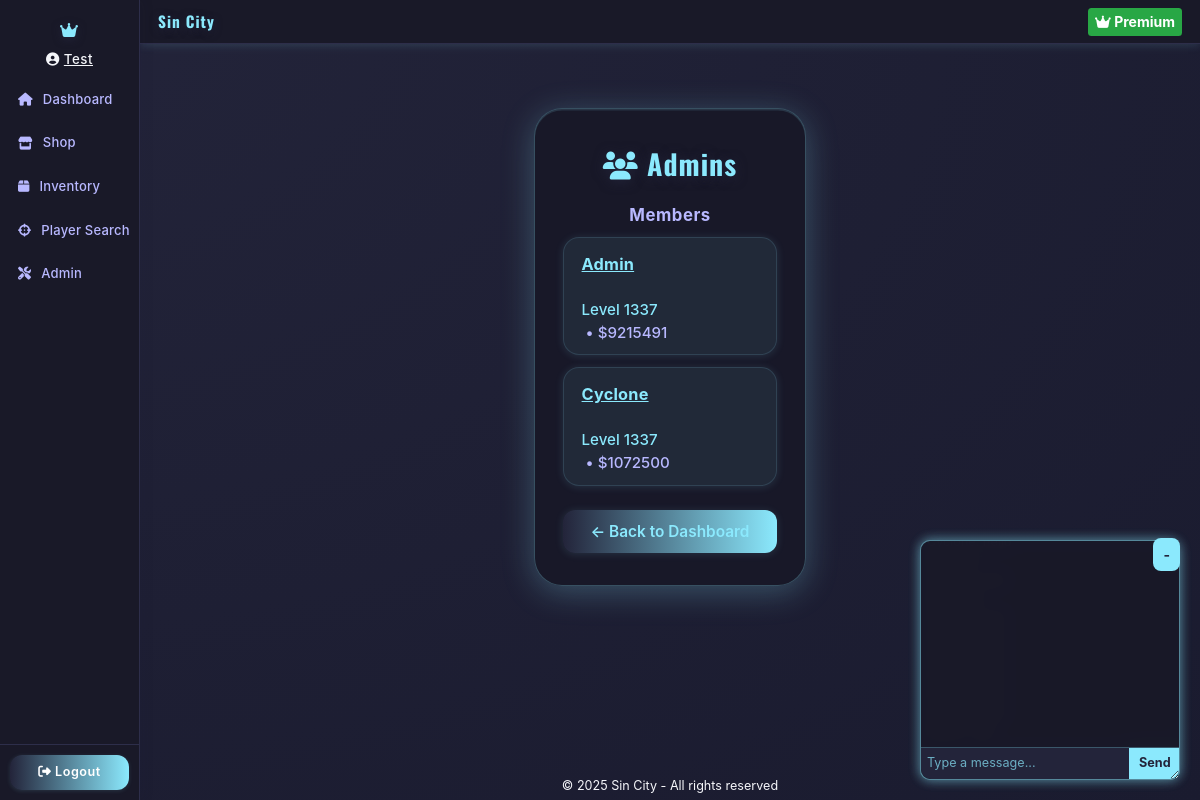
The page /crew/1 (signed in) on the database its author committed.
### app.py (models this page shows, shortened)
class Character(db.Model):
    id = db.Column(db.Integer, primary_key=True)
    master_id = db.Column(db.Integer, db.ForeignKey('master_account.id'), nullable=False)
    name = db.Column(db.String(32), nullable=False)
    health = db.Column(db.Integer, default=100)
    money = db.Column(db.Integer, default=0)
    level = db.Column(db.Integer, default=1)
    xp = db.Column(db.Integer, default=0)
    is_alive = db.Column(db.Boolean, default=True)
    user_id = db.Column(db.Integer, db.ForeignKey('user.id'), nullable=True)
    gun_id = db.Column(db.Integer, db.ForeignKey('gun.id'), nullable=True)
    gun = db.relationship('Gun', backref='characters', uselist=False)
    profile_image = db.Column(db.String(256), nullable=True)
    earn_streak = db.Column(db.Integer, default=0)
    last_earned = db.Column(db.DateTime, nullable=True)

class Crew(db.Model):
    id = db.Column(db.Integer, primary_key=True)
    name = db.Column(db.String(150), unique=True, nullable=False)
    members = db.relationship('User', backref='crew', lazy=True)

class User(db.Model, UserMixin):
    __tablename__ = 'user'
    id = db.Column(db.Integer, primary_key=True)
    username = db.Column(db.String(150), unique=True, nullable=False)
    password_hash = db.Column(db.String(150), nullable=False)
    crew_id = db.Column(db.Integer, db.ForeignKey('crew.id'), nullable=True)
    xp = db.Column(db.Integer, default=0)
    level = db.Column(db.Integer, default=1)
    money = db.Column(db.Integer, default=0)
    last_seen = db.Column(db.DateTime, default=datetime.utcnow)
    last_earned = db.Column(db.DateTime, default=None, nullable=True)
    is_admin = db.Column(db.Boolean, default=False)
    premium = db.Column(db.Boolean, default=False)
    premium_until = db.Column(db.DateTime, nullable=True)
    last_known_ip = db.Column(db.String(45))
    health = db.Column(db.Integer, default=100)
    gun_id = db.Column(db.Integer, db.ForeignKey('shop_item.id'), nullable=True)
    gun = db.relationship('ShopItem', foreign_keys=[gun_id])
    character = db.relationship('Character', backref='user', uselist=False)
    kills = db.Column(db.Integer, default=0)

### app.py (the view)
@app.route('/crew/<int:crew_id>')
@login_required
def crew_page(crew_id):
    crew = Crew.query.get_or_404(crew_id)
    members = User.query.filter_by(crew_id=crew.id).all()
    messages = CrewMessage.query.filter_by(crew_id=crew.id).order_by(CrewMessage.timestamp.desc()).limit(50).all()
    return render_template('crew_page.html', crew=crew, members=members, messages=messages)

### app.py (called while the page is built)
@app.before_request
def update_last_seen():
    if current_user.is_authenticated:
        current_user.last_seen = datetime.utcnow()
        if current_user.premium and current_user.premium_until and current_user.premium_until < datetime.utcnow():
            current_user.premium = False
            db.session.commit()
        db.session.commit()

@app.before_request
def check_character_alive():
    if current_user.is_authenticated:
        char = Character.query.filter_by(master_id=current_user.id).first()
        if not char or not char.is_alive:
            if request.endpoint not in ('create_character', 'logout', 'static'):
                return redirect(url_for('create_character'))

@login_manager.user_loader
def load_user(user_id):
    return db.session.get(User, int(user_id))

@app.context_processor
def inject_current_character():
    from flask_login import current_user
    if current_user.is_authenticated:
        character = Character.query.filter_by(master_id=current_user.id, is_alive=True).first()
        return dict(current_character=character)
    return dict(current_character=None)

### templates/crew_page.html (shortened to what this page needs)
{% extends "base.html" %}
{% block content %}
<div class="crew-container">
  <h1><i class="fas fa-users"></i> {{ crew.name }}</h1>
  <h2>Members</h2>
  <ul class="crew-members-list">
    {% for member in members %}
      <li>
        <strong>
          <a href="{{ url_for('profile', username=member.username) }}" style="color:#8be9fd; text-decoration:underline;">
            {{ member.username }}
          </a>
        </strong><br>
        <span style="color:#8be9fd;">Level {{ member.level }}</span>
        <span style="color:#b8b8ff;">&nbsp;•&nbsp;${{ member.money }}</span>
      </li>
    {% endfor %}
  </ul>
  {% if current_user.crew_id == crew.id %}
    <div class="back">
      <a href="{{ url_for('dashboard') }}">← Back to Dashboard</a>
    </div>
  {% endif %}
</div>
<div id="floating-chat">
  <div id="chat-messages"></div>
  <form id="chat-form">
    <button type="submit" id="chat-submit">Send</button>
  </form>
</div>
{% endblock %}

### templates/base.html (shortened to what this page needs)
<!DOCTYPE html>
<html lang="en">
<head>
  <link rel="stylesheet" href="https://cdn.jsdelivr.net/npm/bootstrap@4.6.2/dist/css/bootstrap.min.css">
  <link rel="stylesheet" href="https://cdnjs.cloudflare.com/ajax/libs/font-awesome/6.4.2/css/all.min.css">
</head>
<body>
  <div class="layout-root">
    <nav class="sidebar">
      <div class="sidebar-header">
        <i class="fas fa-crown"></i>
      </div>
      {% if current_user.is_authenticated %}
      <div class="sidebar-user">
        <i class="fas fa-user-circle"></i>
          <a href="{{ url_for('profile', username=current_user.username) }}" style="color:inherit;text-decoration:underline;">
          {{ current_character.name }}
          </a>
      </div>
      {% endif %}
      <div class="sidebar-nav">
        <a href="{{ url_for('dashboard') }}" class="{% if request.endpoint == 'dashboard' %}active{% endif %}">
          <i class="fas fa-home"></i> <span>Dashboard</span>
        </a>
        <a href="{{ url_for('shop') }}" class="{% if request.endpoint == 'shop' %}active{% endif %}">
          <i class="fas fa-store"></i> <span>Shop</span>
        </a>
        <a href="{{ url_for('inventory') }}" class="{% if request.endpoint == 'inventory' %}active{% endif %}">
          <i class="fas fa-box"></i> <span>Inventory</span>
        </a>
        <a href="{{ url_for('player_search') }}" class="{% if request.endpoint == 'player_search' %}active{% endif %}">
            <i class="fas fa-crosshairs"></i> <span>Player Search</span>
        </a>
        {% if current_user.is_authenticated and current_user.is_admin %}
        <a href="{{ url_for('admin.index') }}" class="{% if request.endpoint == 'admin.index' %}active{% endif %}">
          <i class="fas fa-tools"></i> <span>Admin</span>
        </a>
        {% endif %}
      </div>
      <div class="sidebar-footer">
        {% if current_user.is_authenticated %}
        <a href="{{ url_for('logout') }}" class="btn"><i class="fas fa-sign-out-alt"></i> Logout</a>
        {% endif %}
      </div>
    </nav>
    <div class="main-area">
      <header class="topbar">
        <span class="topbar-title">
          {% block topbar_title %}Sin City{% endblock %}
        </span>
        <div class="topbar-actions">
          {% block topbar_actions %}
          {% if current_user.is_authenticated and not current_user.premium %}
          <form action="{{ url_for('upgrade') }}" method="post" class="d-inline">
            <button type="submit" class="btn">
              <i class="fas fa-star"></i> Upgrade
            </button>
          </form>
          {% elif current_user.is_authenticated and current_user.premium %}
          <span class="badge badge-success p-2" style="font-size:1em;">
            <i class="fas fa-crown"></i> Premium
          </span>
          {% endif %}
          {% endblock %}
        </div>
      </header>
      <main class="content-area">
        {% block content %}{% endblock %}
      </main>
      <footer>
        &copy; {{ current_year if current_year else "2025" }} Sin City - All rights reserved
      </footer>
    </div>
    <div id="floating-chat">
    <div id="chat-messages"></div>
    <form id="chat-form">
        <input type="text" id="chat-input" placeholder="Type a message..." autocomplete="off" />
        <button type="submit" id="chat-submit">Send</button>
    </form>
</div>
<button onclick="toggleChat()" style="
      position: fixed;
      bottom: 229px;
      right: 20px;
      z-index: 10000;
      background: #8be9fd;
      color: #23243a;
      padding: 6px 10px;
      border-radius: 8px;
      border: none;
      font-weight: 700;
    ">-</button>
  </div>
</body>
</html>

### templates/base.html (style rules this page uses)
html, body { font-size: 14px; min-width: 0; min-height: 0; box-sizing: border-box; }
body { background: radial-gradient(ellipse at top left, #23243a 0%, #1a1b2f 100%); color: #f5f6fa; font-family: 'Inter', 'Segoe UI', Arial, sans-serif; margin: 0; padding: 0; min-height: 100vh; width: 100vw; box-sizing: border-box; }
.layout-root { display: flex; min-height: 100vh; width: 100vw; overflow-x: hidden; }
.sidebar { width: 140px; min-width: 48px; background: rgba(25, 25, 40, 0.98); box-shadow: 2px 0 12px rgba(30,32,60,0.10); display: flex; flex-direction: column; align-items: stretch; z-index: 100; transition: width 0.2s; border-right: 1px solid #2d2e4a; height: 100vh; position: sticky; top: 0; font-size: 0.95em; padding: 0; }
.sidebar .sidebar-header { color: #8be9fd; font-size: 1.2em; font-weight: 900; padding: 18px 0 8px 0; text-align: center; letter-spacing: 1px; font-family: 'Oswald', 'Cinzel', serif; text-shadow: 0 2px 8px #23243a; }
.sidebar .sidebar-user { color: #f5f6fa; text-align: center; margin-bottom: 12px; font-size: 1em; font-weight: 500; letter-spacing: 0.5px; }
.sidebar .sidebar-nav { flex: 1; display: flex; flex-direction: column; gap: 6px; padding: 0; }
.sidebar .sidebar-nav a { color: #b8b8ff; font-size: 0.98em; font-weight: 500; padding: 8px 18px; border-radius: 0 14px 14px 0; margin: 0 0 2px 0; display: flex; align-items: center; gap: 10px; text-decoration: none; transition: background 0.18s, color 0.18s, padding-left 0.18s; position: relative; letter-spacing: 0.2px; white-space: nowrap; }
.sidebar .sidebar-footer { padding: 10px; border-top: 1px solid #2d2e4a; }
.sidebar .sidebar-footer .btn { width: 100%; border-radius: 12px; font-weight: 600; background: linear-gradient(90deg, #23243a 0%, #8be9fd 100%); color: #fff; border: none; transition: background 0.18s, color 0.18s; box-shadow: 0 1px 4px #8be9fd22; letter-spacing: 0.5px; font-size: 0.95em; padding: 8px 0; }
.main-area { flex: 1; display: flex; flex-direction: column; min-width: 0; min-height: 0; height: 100vh; box-sizing: border-box; }
.topbar { height: 44px; background: rgba(25, 25, 40, 0.98); display: flex; align-items: center; padding: 0 18px; box-shadow: 0 2px 8px #8be9fd22; z-index: 10; position: sticky; top: 0; border-bottom: 1px solid #2d2e4a; min-width: 0; font-size: 1em; }
.topbar .topbar-title { color: #8be9fd; font-size: 1.1em; font-weight: 900; letter-spacing: 1px; margin-right: 12px; font-family: 'Oswald', 'Cinzel', serif; text-shadow: 0 2px 8px #23243a; }
.topbar .topbar-actions { margin-left: auto; display: flex; gap: 8px; }
.content-area { flex: 1; padding: 16px 8px 12px 8px; min-width: 0; display: flex; flex-direction: column; background: none; font-size: 1em; }
#floating-chat { position: fixed; bottom: 20px; right: 20px; width: 260px; height: 240px; border: 1px solid #8be9fd88; background: rgba(25, 25, 40, 0.98); display: flex; flex-direction: column; box-shadow: 0 0 12px #8be9fd55; z-index: 9999; border-radius: 10px; backdrop-filter: blur(8px); resize: both; overflow: auto; min-width: 160px; min-height: 100px; max-width: 98vw; max-height: 90vh; touch-action: none; transition: box-shadow 0.18s; font-size: 0.95em; }
#chat-messages { flex: 1; overflow-y: auto; padding: 6px; font-size: 0.95em; color: #f5f6fa; font-family: 'Inter', 'Segoe UI', Arial, sans-serif; }
#chat-form { display: flex; border-top: 1px solid #8be9fd44; background: rgba(139,233,253,0.05); border-radius: 0 0 10px 10px; }
#chat-input { flex: 1; border: none; padding: 6px; font-size: 0.95em; background: #23243a; color: #f5f6fa; border-radius: 0 0 0 10px; outline: none; }
#chat-input::placeholder { color: #8be9fd; opacity: 0.7; }
#chat-submit { background: #8be9fd; color: #23243a; border: none; padding: 6px 10px; cursor: pointer; border-radius: 0 0 10px 0; font-weight: 700; font-size: 0.95em; transition: background 0.18s, color 0.18s; }
footer { text-align: center; font-size: 0.9em; padding: 4px 0; }

### rows shown on the page
Character: name "Test"
Crew: name "Admins"
User: username "Admin", level "1337", money "9215491"
User: username "Cyclone", level "1337", money "1072500"

### other values the page prints
{{ current_year if current_year else "2025" }} "2025"
